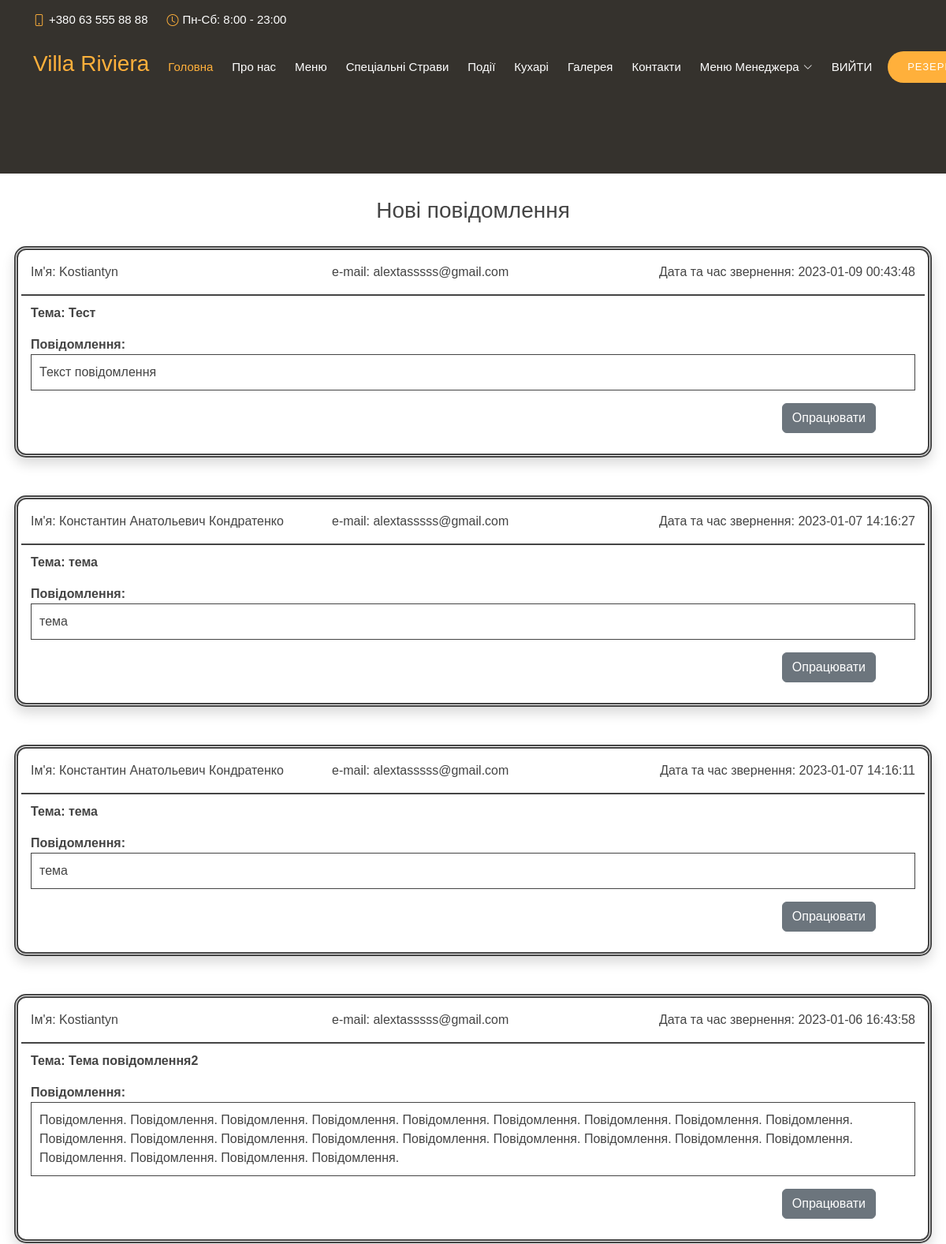
/manager/messages/ (signed in, upper part), run on an earlier commit of the app's database.
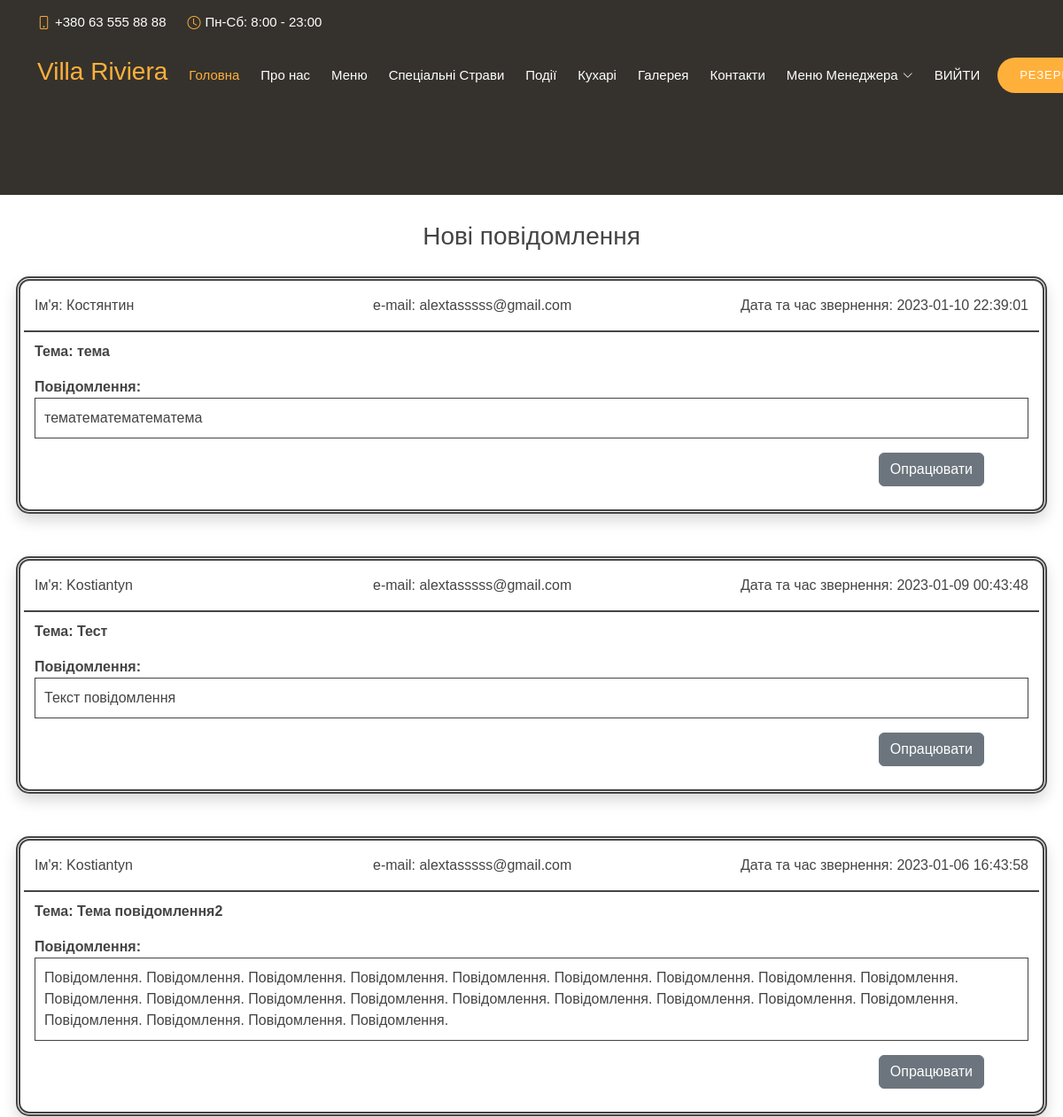
And on a later commit of the database.
### main_page/models.py (models this page shows, shortened)
class UserMessage(models.Model):
    email_validator = RegexValidator(regex=r'[\da-zA-Z](-?[_\da-zA-Z])*-?@([\da-zA-Z]+\.)*[a-z]{2,6}',
                                     message='Enter a valid email address')
    name = models.CharField(max_length=50)
    email = models.CharField(max_length=70, validators=[email_validator])
    subject_message = models.TextField(max_length=100)
    message = models.TextField(max_length=500)
    date = models.DateTimeField(auto_now_add=True)
    manager_date_processed = models.DateTimeField(auto_now=True)
    is_processed = models.BooleanField(default=False)
    class Meta:
        ordering = ('-date', )

### manager/views.py (the view)
# urls.py: path('messages/', messages, name='messages'),
@login_required(login_url='/login/')
@user_passes_test(is_manager)
def messages(request):
    user_messages = UserMessage.objects.filter(is_processed=False)
    return render(request, 'messages.html', context={'messages': user_messages})

### manager/views.py (called while the page is built)
def is_manager(user):
    return user.groups.filter(name='manager').exists()

### manager/templates/messages.html (shortened to what this page needs)
{% extends 'index.html' %}
{% block site_content %}
     <div class="empty"></div>
     <div class="container d-flex justify-content-center align-items-center messages-container">
         <div class="row">
            <div class="messages-header">
                <h3>Нові повідомлення</h3>
            </div>
            {% for message in messages %}
                <div class="message-container shadow p-3 mb-5 bg-white">
                    <div class="row message-header">
                        <div class="col-lg">
                            <p>Ім'я: {{ message.name }}</p>
                        </div>
                        <div class="col-lg">
                            <p>e-mail: {{ message.email }}</p>
                        </div>
                        <div class="col-lg message-time">
                            <p>Дата та час звернення: {{ message.date|date:'Y-m-d H:i:s' }}</p>
                        </div>
                    </div>
                    <div class="col-lg">
                        <p><b>Тема: {{ message.subject_message }}</b></p>
                    </div>
                    <div>
                        <p class="message-message-title"><b>Повідомлення:</b></p>
                        <p class="message-message">{{ message.message }}</p>
                    </div>
                    <div class="message-button">
                        <a href="{% url 'manager:update_messages' pk=message.pk %}"><button type="button" class="btn btn-secondary">Опрацювати</button></a>
                    </div>
                </div>
            {% endfor %}
        </div>
     </div>
{% endblock %}

### templates/index.html (shortened to what this page needs)
{% load static %}
<!DOCTYPE html>
<html lang="en">
<head>
  <link rel="stylesheet" href={% static "assets/vendor/animate.css/animate.min.css" %}>
  <link rel="stylesheet" href={% static "assets/vendor/bootstrap/css/bootstrap.css" %}>
  <link rel="stylesheet" href={% static "assets/vendor/datetimepicker/bootstrap.min.css" %}>
  <link rel="stylesheet" href={% static "assets/vendor/bootstrap-icons/bootstrap-icons.css" %}>
  <link rel="stylesheet" href={% static "assets/vendor/boxicons/css/boxicons.min.css" %}>
  <link rel="stylesheet" href={% static "assets/vendor/glightbox/css/glightbox.min.css" %}>
  <link rel="stylesheet" href={% static "assets/vendor/swiper/swiper-bundle.min.css" %}>
  <link rel="stylesheet" href={% static "assets/vendor/daterangepicker/daterangepicker.css" %}/>
  <link rel="stylesheet" href={% static "assets/vendor/datetimepicker/bootstrap-datetimepicker.min.css" %}/>
  <link rel="stylesheet" href={% static "assets/css/style.css" %}>
</head>
<body>
  {% include 'top_bar.html' %}
  {% include 'header.html' %}
  <main id="main">
      {% block site_content %}
      {% endblock %}
  </main>
</body>
</html>

### main_page/templates/top_bar.html
<section id="topbar" class="d-flex align-items-center fixed-top topbar-transparent">
    <div class="container-fluid container-xl d-flex align-items-center justify-content-center justify-content-lg-start">
      <i class="bi bi-phone d-flex align-items-center"><span>+380 63 555 88 88</span></i>
      <i class="bi bi-clock ms-4 d-none d-lg-flex align-items-center"><span>Пн-Сб: 8:00 - 23:00</span></i>
    </div>
  </section>

### main_page/templates/header.html (shortened to what this page needs)
<header id="header" class="fixed-top d-flex align-items-center header-transparent">
    <div class="container-fluid container-xl d-flex align-items-center justify-content-between">
      <div class="logo me-auto">
        <h3 style="white-space: nowrap;"><a href="/">Villa Riviera</a></h3>
      </div>
      <nav id="navbar" class="navbar order-last order-lg-0">
        <ul>
          <li><a class="nav-link scrollto active" href="/#hero">Головна</a></li>
          <li><a class="nav-link scrollto" href="/#about">Про нас</a></li>
          <li><a class="nav-link scrollto" href="/#menu">Меню</a></li>
          <li><a class="nav-link scrollto" href="/#specials">Спеціальні Страви</a></li>
          <li><a class="nav-link scrollto" href="/#events">Події</a></li>
          <li><a class="nav-link scrollto" href="/#chefs">Кухарі</a></li>
          <li><a class="nav-link scrollto" href="/#gallery">Галерея</a></li>
          <li><a class="nav-link scrollto" href="/#contact">Контакти</a></li>
          {% if user.is_superuser %}
            <li class="dropdown"><a href="/#"><span>Адмін</span> <i class="bi bi-chevron-down"></i></a>
              <ul>
                <li><a href="/admin">Налаштування</a></li>
              </ul>
            </li>
          {% elif 'manager' in user.groups.all.0.name %}
            <li class="dropdown"><a href="/#"><span>Меню Менеджера</span> <i class="bi bi-chevron-down"></i></a>
            </li>
          {% endif %}
          {% if user.username %}
            <li class="dropdown"><a href="/logout"><span>ВИЙТИ</span></a>
          {% endif %}
        </ul>
      </nav>
      <a href="/#book-a-table" class="book-a-table-btn scrollto">РЕЗЕРВ СТОЛУ</a>
    </div>
</header>

### static/assets/css/style.css (style rules this page uses)
html { height: 100%; }
body { font-family: 'Helvetica', sans-serif; color: #444444; min-height: 100%; }
main { min-height: calc(100vh - 300px); }
a { text-decoration: none; color: #ffb03b; }
h1, h2, h3, h4, h5, h6 { font-family: 'Helvetica', sans-serif; }
#topbar { padding: 0; font-size: 15px; height: 50px; transition: all 0.5s; background: rgba(26, 24, 22, 0.8); z-index: 996; color: rgba(255, 255, 255, 0.7); }
#topbar.topbar-transparent { background: transparent; }
#topbar i { color: #ffb03b; line-height: 0; }
#topbar i span { color: #fff; font-style: normal; padding-left: 5px; }
#header { top: 50px; height: 70px; z-index: 997; transition: all 0.5s; padding: 10px 0; background: rgba(26, 24, 22, 0.85); }
#header.header-transparent { background: transparent; }
.book-a-table-btn { background: #ffb03b; color: #fff; border-radius: 50px; margin: 0 0 0 20px; padding: 10px 25px; font-size: 13px; font-weight: 500; letter-spacing: 1px; transition: 0.3s; white-space: nowrap; }
.navbar { padding: 0; }
.navbar ul { margin: 0; padding: 0; display: flex; list-style: none; align-items: center; }
.navbar li { position: relative; }
.navbar a, .navbar a:focus { display: flex; align-items: center; justify-content: space-between; padding: 10px 0 10px 24px; font-size: 15px; font-weight: 500; color: white; white-space: nowrap; transition: 0.3s; }
.navbar a i, .navbar a:focus i { font-size: 12px; line-height: 0; margin-left: 5px; }
.navbar a:hover, .navbar .active, .navbar .active:focus, .navbar li:hover>a { color: #ffb03b; }
section { padding: 60px 0; }

### manager/templates/messages.html (style rules this page uses)
.empty { height: 220px; width: 100%; background: #35322d; }
.messages-container { padding: 30px 0px; }
.messages-header { text-align: center; margin-bottom: 20px; }
.message-container { border: thick double #444444; border-radius: 15px; margin-bottom: 20px; padding: 20px; }
.message-header { margin-bottom: 10px; border-bottom: #444444 2px solid; }
.message-time { text-align: right; }
.message-button { text-align: right; margin-bottom: 10px; margin-right: 50px; }
.message-message-title { padding: 0; margin: 0; }
.message-message { border: #444444 1px solid; padding: 10px; }

What changed in the data, as far as the page shows it:
removed UserMessage: name "Константин Анатольевич Кондратенко", email "alextasssss@gmail.com", date "2023-01-07 14:16:27", subject_message "тема", message "тема"
removed UserMessage: name "Константин Анатольевич Кондратенко", email "alextasssss@gmail.com", date "2023-01-07 14:16:11", subject_message "тема", message "тема"
added UserMessage: name "Костянтин", email "alextasssss@gmail.com", date "2023-01-10 22:39:01", subject_message "тема", message "тематематематематема"
